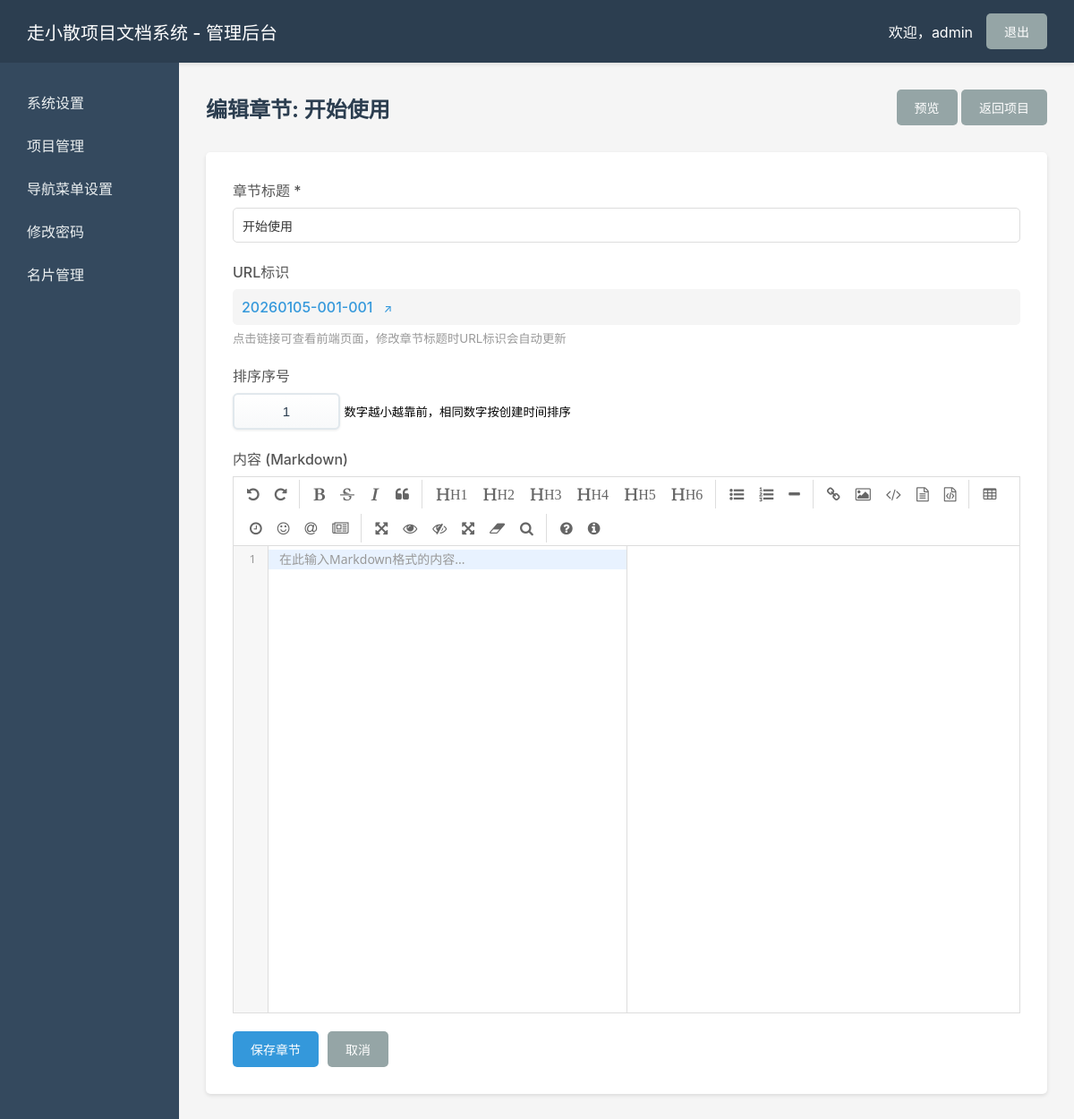
The page /admin/chapter_edit.php?id=64 (signed in) on the database its author committed.
### tables this page shows
CREATE TABLE `settings` (
  `id` int(11) NOT NULL AUTO_INCREMENT,
  `setting_key` varchar(100) NOT NULL COMMENT '设置键名',
  `setting_value` text COMMENT '设置值',
  `updated_at` datetime DEFAULT CURRENT_TIMESTAMP ON UPDATE CURRENT_TIMESTAMP,
  PRIMARY KEY (`id`),
  UNIQUE KEY `setting_key` (`setting_key`)
);

CREATE TABLE `chapters` (
  `id` int(11) NOT NULL AUTO_INCREMENT,
  `project_id` int(11) NOT NULL COMMENT '所属项目ID',
  `parent_id` int(11) DEFAULT '0' COMMENT '父章节ID，0表示顶级',
  `title` varchar(255) NOT NULL COMMENT '章节标题',
  `slug` varchar(255) NOT NULL COMMENT 'URL友好标识',
  `content` longtext COMMENT 'Markdown内容',
  `html_content` longtext COMMENT '渲染后的HTML内容',
  `order` int(11) DEFAULT '0' COMMENT '排序序号',
  `created_at` datetime DEFAULT CURRENT_TIMESTAMP,
  `updated_at` datetime DEFAULT CURRENT_TIMESTAMP ON UPDATE CURRENT_TIMESTAMP,
  PRIMARY KEY (`id`),
  KEY `project_id` (`project_id`),
  KEY `parent_id` (`parent_id`),
  KEY `slug` (`slug`)
);

### config/url_helper.php (called while the page is built, shortened)
<?php
function chapterUrl($project_slug, $chapter_slug) {
    $base = rtrim(BASE_URL, '/');
    return $base . '/' . $project_slug . '/' . $chapter_slug;
}

### admin/chapter_edit.php (the view, shortened to what this page needs)
<?php
$db = Database::getInstance()->getConnection();
$chapter_id = $_GET['id'] ?? 0;
$stmt = $db->prepare("SELECT c.*, p.slug as project_slug, p.name as project_name, p.id as project_id FROM chapters c LEFT JOIN projects p ON c.project_id = p.id WHERE c.id = ?");
$stmt->execute([$chapter_id]);
$chapter = $stmt->fetch();
function getSetting($db, $key, $default = '') {
    $stmt = $db->prepare("SELECT setting_value FROM settings WHERE setting_key = ?");
    $stmt->execute([$key]);
    $result = $stmt->fetch();
    return $result ? $result['setting_value'] : $default;
}
$display_site_name = getSetting($db, 'site_name', SITE_NAME);
?>
<!DOCTYPE html>
<html lang="zh-CN">
<head>
    <link rel="stylesheet" href="assets/admin.css">
    <link rel="stylesheet" href="assets/custom-styles.css">
    <link rel="stylesheet" href="assets/editormd/editormd.min.css">
</head>
<body>
    <div class="admin-header">
        <h1><?php echo htmlspecialchars($display_site_name); ?> - 管理后台</h1>
        <div class="admin-actions">
            <span>欢迎，<?php echo htmlspecialchars($_SESSION['admin_username']); ?></span>
            <a href="logout.php" class="btn btn-secondary">退出</a>
        </div>
    </div>
    <div class="admin-container">
        <div class="admin-sidebar">
            <nav>
                <a href="system_settings.php">系统设置</a>
                <a href="index.php">项目管理</a>
                <a href="nav_menu.php">导航菜单设置</a>
                <a href="change_password.php">修改密码</a>
                <a href="card_management.php">名片管理</a>
            </nav>
        </div>
        <div class="admin-content">
            <div class="page-header">
                <h2>编辑章节: <?php echo htmlspecialchars($chapter['title']); ?></h2>
                <div>
                    <a href="<?php echo chapterUrl($chapter['project_slug'] ?? '', $chapter['slug']); ?>" target="_blank" class="btn btn-secondary">预览</a>
                    <a href="project_edit.php?id=<?php echo $chapter['project_id']; ?>" class="btn btn-secondary">返回项目</a>
                </div>
            </div>
            <div class="editor-wrapper">
                <form method="POST" id="chapterForm">
                    <div class="form-group">
                        <label>章节标题 *</label>
                        <input type="text" name="title" required value="<?php echo htmlspecialchars($chapter['title']); ?>">
                    </div>
                    <div class="form-group">
                        <label>URL标识</label>
                        <div style="padding: 10px; background: #f5f5f5; border-radius: 5px;">
                            <a href="<?php echo chapterUrl($chapter['project_slug'] ?? '', $chapter['slug']); ?>" target="_blank" style="color: #3498db; text-decoration: none; font-weight: 500;">
                                <?php echo htmlspecialchars($chapter['slug']); ?>
                                <span style="margin-left: 8px; font-size: 12px;">↗</span>
                            </a>
                        </div>
                        <small style="color: #999; margin-top: 5px; display: block;">点击链接可查看前端页面，修改章节标题时URL标识会自动更新</small>
                    </div>
                    <div class="form-group">
                        <label>排序序号</label>
                        <div class="order-input-wrapper">
                            <input type="number" name="order" value="<?php echo $chapter['order']; ?>" min="0" step="1" class="order-input-field" id="orderInput">
                        </div>
                        <small class="order-input-hint">数字越小越靠前，相同数字按创建时间排序</small>
                    </div>
                    <div class="form-group">
                        <label>内容 (Markdown)</label>
                        <div id="contentEditor">
                        </div>
                    </div>
                    <div style="display: flex; gap: 10px;">
                        <button type="submit" class="btn btn-primary">保存章节</button>
                        <a href="project_edit.php?id=<?php echo $chapter['project_id']; ?>" class="btn btn-secondary">取消</a>
                    </div>
                </form>
            </div>
        </div>
    </div>
</body>
</html>

### admin/assets/admin.css (style rules this page uses)
* { margin: 0; padding: 0; box-sizing: border-box; }
body { font-family: -apple-system, BlinkMacSystemFont, 'Segoe UI', 'PingFang SC', 'Hiragino Sans GB', 'Microsoft YaHei', sans-serif; background: #f5f5f5; }
.admin-header { background: #2c3e50; color: white; padding: 15px 30px; display: flex; justify-content: space-between; align-items: center; box-shadow: 0 2px 4px rgba(0,0,0,0.1); }
.admin-header h1 { font-size: 20px; font-weight: 500; }
.admin-actions { display: flex; align-items: center; gap: 15px; }
.admin-container { display: flex; min-height: calc(100vh - 60px); }
.admin-sidebar { width: 200px; background: #34495e; padding: 20px 0; }
.admin-sidebar nav a { display: block; padding: 12px 30px; color: #ecf0f1; text-decoration: none; transition: background 0.3s; }
.admin-content { flex: 1; padding: 30px; }
.page-header { display: flex; justify-content: space-between; align-items: center; margin-bottom: 30px; }
.page-header h2 { font-size: 24px; color: #2c3e50; }
.btn { display: inline-block; padding: 10px 20px; border: none; border-radius: 5px; text-decoration: none; cursor: pointer; font-size: 14px; transition: background 0.3s; }
.btn-primary { background: #3498db; color: white; }
.btn-secondary { background: #95a5a6; color: white; }
.form-group { margin-bottom: 20px; }
.form-group label { display: block; margin-bottom: 8px; color: #555; font-weight: 500; }
.form-group input[type="text"], .form-group input[type="number"]:not(.order-input-field), .form-group input[type="file"], .form-group textarea, .form-group select { width: 100%; padding: 10px; border: 1px solid #ddd; border-radius: 5px; font-size: 14px; transition: border-color 0.3s, box-shadow 0.3s; background: white; color: #333; font-family: inherit; }
.data-table, .chapter-list, .admin-content { scrollbar-width: thin; scrollbar-color: #cbd5e0 #f7fafc; }

### admin/assets/custom-styles.css (style rules this page uses)
.order-input-wrapper { position: relative; display: inline-block; width: auto; max-width: 150px; }
input.order-input-field, .order-input-wrapper .order-input-field, .form-group .order-input-wrapper .order-input-field, .form-group input.order-input-field, input#orderInput.order-input-field { width: 120px !important; max-width: 120px !important; padding: 10px 12px !important; font-size: 15px !important; font-weight: 500 !important; text-align: center !important; border: 2px solid #e1e8ed !important; border-style: solid !important; border-color: #e1e8ed !important; border-radius: 6px !important; background: linear-gradient(to bottom, #ffffff 0%, #f8f9fa 100%) !important; background-color: #ffffff !important; color: #2c3e50 !important; transition: all 0.3s ease !important; box-shadow: 0 1px 3px rgba(0, 0, 0, 0.08) !important; -moz-appearance: textfield !important; appearance: textfield !important; display: inline-block !important; margin: 0 !important; }

### admin/chapter_edit.php (style rules this page uses)
.editor-wrapper { background: white; padding: 30px; border-radius: 5px; box-shadow: 0 2px 4px rgba(0,0,0,0.1); }
.editor-wrapper .editormd { min-height: 500px; }
body { overflow-x: hidden; }

### rows shown on the page
settings: setting_value "走小散项目文档系统"
chapters: title "开始使用", slug "20260105-001-001", order "1"

### other values the page prints
$_SESSION['admin_username'] "admin"
